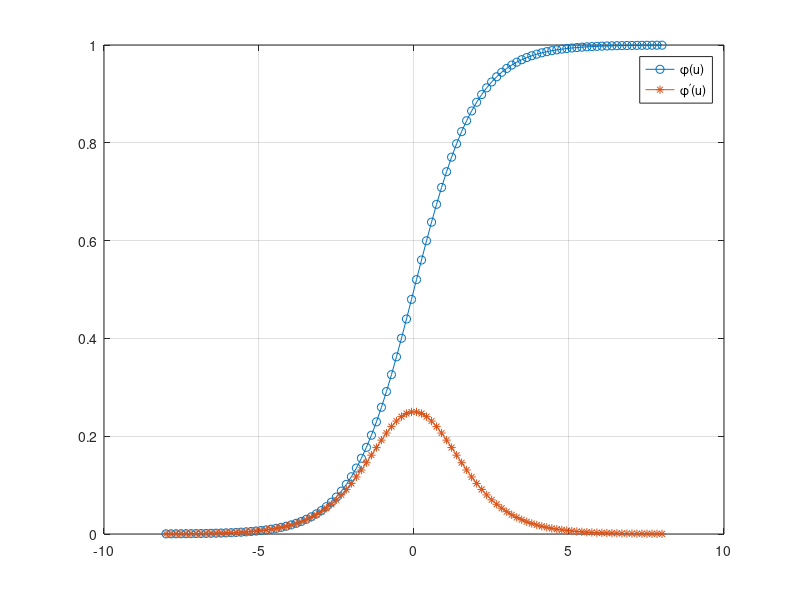

Here is the MATLAB script that generated this plot:
clear;clf
p=@(u) 1./(1+exp(-u));
dp=@(u) exp(-u)./(1+exp(-u)).^2;
u=linspace(-8,8,100);
plot(u,p(u),'o-'); grid on; hold on
plot(u,dp(u),'*-')
legend('\phi(u)','\phi^\prime(u)')
